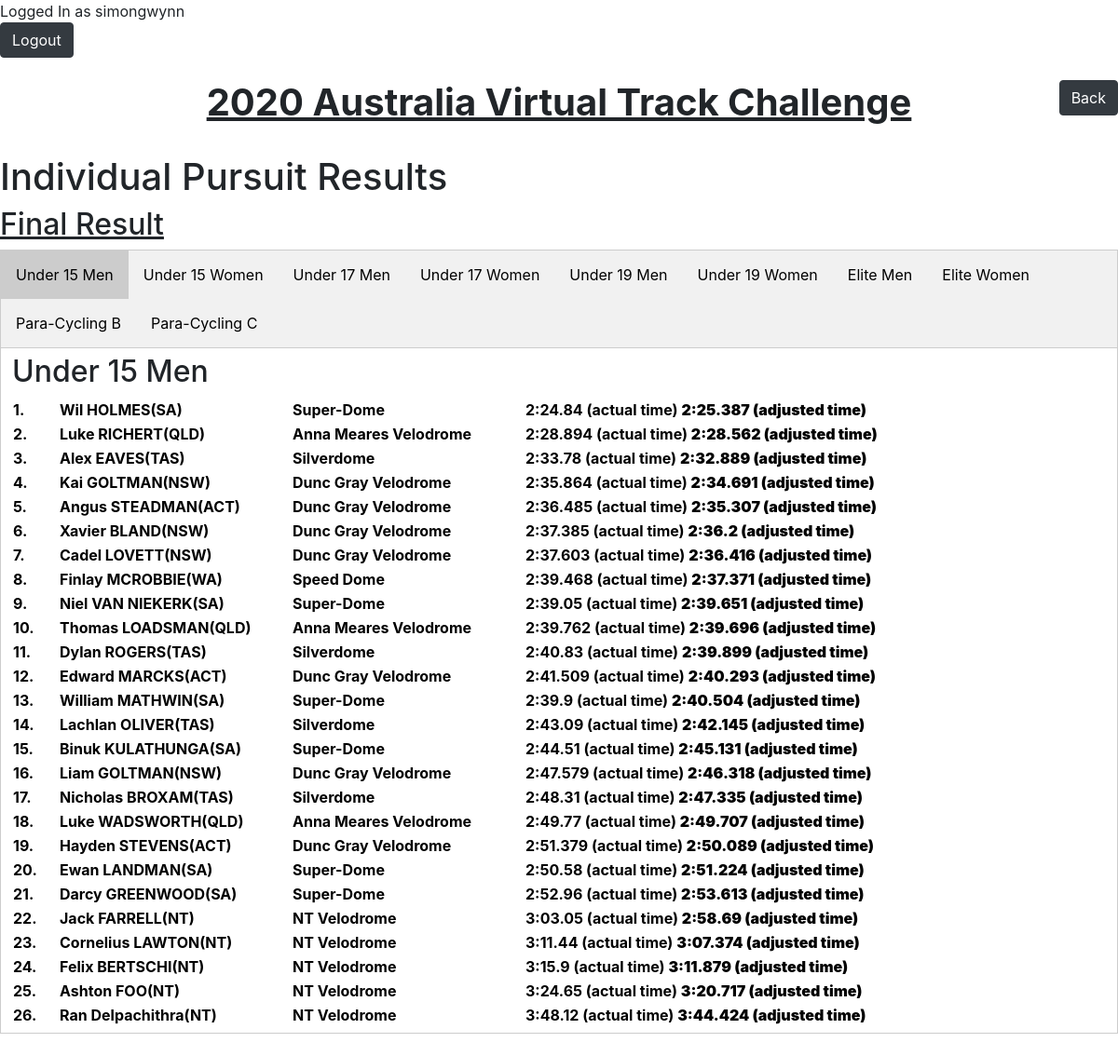
Screenshot of /1/results/ip/ (signed in) with the database file from the repository.
### web/models.py (models this page shows, shortened)
class Event(models.Model):
    name = models.CharField(null = True, max_length=100)
    date = models.DateField(null=True)
    finish = models.DateField(null=True)
    image = models.ImageField(upload_to='events/images/', null=True)
    National = 'Nat'
    NJTS = 'NJTS'
    event_option_choices = [
        (National, 'National'),
        (NJTS, 'NJTS')
    ]
    event_option = models.CharField(
        max_length=8,
        choices=event_option_choices,
        default=National
    )

class rider(models.Model):
    number = models.IntegerField()
    name = models.CharField(max_length=50)
    representing = models.CharField(max_length=100, blank=True)
    Individual = 'Ind'
    Team = 'Team'
    team_option_choices = [
        (Individual, 'Individual'),
        (Team, 'Team')
    ]
    team_option = models.CharField(
        max_length=4,
        choices=team_option_choices,
        default=Individual
    )
    ACT = 'ACT'
    NSW = 'NSW'
    NT = 'NT'
    QLD = 'QLD'
    SA = 'SA'
    TAS = 'TAS'
    VIC = 'VIC'
    WA = 'WA'
    state_option_choices = [
        (ACT, 'ACT'),
        (NSW, 'NSW'),
        (NT, 'NT'),
        (QLD, 'QLD'),
        (SA, 'SA'),
        (TAS, 'TAS'),
        (VIC, 'VIC'),
        (WA, 'WA'),
    ]
    state = models.CharField(
        max_length=3,
        choices=state_option_choices,
        default=NSW
    )
    velo1 = 'Dunc Gray Velodrome'
    velo2 = 'NT Velodrome'
    velo3 = 'Anna Meares Velodrome'
    velo4 = 'Super-Dome'
    velo5 = 'Silverdome'
    velo6 = 'DISC'
    velo7 = 'Speed Dome'
    velo_option_choices = [
        (velo1, 'Dunc Gray Velodrome'),
        (velo2, 'NT Velodrome'),
        (velo3, 'Anna Meares Velodrome'),
        (velo4, 'Super-Dome'),
        (velo5, 'Silverdome'),
        (velo6, 'DISC'),
        (velo7, 'Speed Dome'),
    ]
    velodrome = models.CharField(
        max_length=50,
         choices=velo_option_choices,
        default=velo1
    )
    team_member1 = models.CharField(max_length=50, blank=True)
    team_member2 = models.CharField(max_length=50, blank=True)
    team_member3 = models.CharField(max_length=50, blank=True)
    team_member4 = models.CharField(max_length=50, blank=True)
    jm15 = 'JM15'
    jw15 = 'JW15'
    jm17 = 'JM17'
    jw17 = 'JW17'
    jm19 = 'JM19'
    jw19 = 'JW19'
    elitem = 'ELITEM'
    elitew = 'ELITEW'
    parab = "Para-B"
    parac = "Para-C"
    age_option_choices = [
        (jm15, 'JM15'),
        (jw15, 'JW15'),
        (jm17, 'JM17'),
        (jw17, 'JW17'),
        (jm19, 'JM19'),
        (jw19, 'JW19'),
        (elitem, 'ELITEM'),
        (elitew, 'ELITEW'),
        (parab, 'PARA-B'),
        (parac, 'PARA-C'),
    ]
    agegroup = models.CharField(
        max_length=6,
        choices=age_option_choices,
        default=jm15
    )
    ip_time = models.CharField(max_length=2,null=True, blank=True)
    ip_time_second = models.CharField(max_length=6,null=True, blank=True)
    ip_time_total = models.FloatField(max_length=8,null=True, blank=True)
    ip_adjusted_time = models.CharField(max_length=8,null=True, blank=True)
    ip_adjusted_second = models.CharField(max_length=8,null=True, blank=True)
    ip_time_total_adjusted = models.FloatField(max_length=8,null=True, blank=True)
    ip_temp = models.FloatField(null=True, blank=True)
    ip_bp = models.FloatField(null=True, blank=True)
    ip_humdity = models.FloatField(null=True, blank=True)
    tt200_time = models.FloatField(max_length=10,null=True, blank=True)
    tt200_adjusted_time = models.FloatField(max_length=10,null=True, blank=True)
    tt200_temp = models.FloatField(null=True, blank=True)
    tt200_bp = models.FloatField(null=True, blank=True)
    tt200_humdity = models.FloatField(null=True, blank=True)
    ts_time = models.FloatField(max_length=10,null=True, blank=True)
    ts_adjusted_time = models.FloatField(max_length=10,null=True, blank=True)
    ts_temp = models.FloatField(null=True, blank=True)
    ts_bp = models.FloatField(null=True, blank=True)
    ts_humdity = models.FloatField(null=True, blank=True)
    ts_ineligable = models.BooleanField(default=False)
    tp_time = models.CharField(max_length=10,null=True, blank=True)
    tp_temp = models.CharField(max_length=10,null=True, blank=True)
    tp_time_second = models.CharField(max_length=6,null=True, blank=True)
    tp_time_total = models.FloatField(max_length=8, null=True, blank=True)
    tp_adjusted_time = models.CharField(max_length=8,null=True, blank=True)
    tp_adjusted_second = models.CharField(max_length=8,null=True, blank=True)
    tp_time_total_adjusted = models.FloatField(max_length=8,null=True, blank=True)
    tp_bp = models.FloatField(null=True, blank=True)
    tp_humdity = models.FloatField(null=True, blank=True)
    tp_ineligable = models.BooleanField(default=False)
    tt_time = models.CharField(max_length=2, null=True, blank=True)
    tt_time_second = models.CharField(max_length=6, null=True, blank=True)
    tt_time_total = models.FloatField(max_length=8, null=True, blank=True)
    tt_adjusted_time = models.CharField(max_length=8, null=True, blank=True)
    tt_adjusted_second = models.CharField(max_length=8, null=True, blank=True)
    tt_time_total_adjusted = models.FloatField(max_length=8, null=True, blank=True)
    tt_temp = models.FloatField(null=True, blank=True)
    tt_bp = models.FloatField(null=True, blank=True)
    tt_humdity = models.FloatField(null=True, blank=True)
    created = models.DateTimeField(auto_now_add=True, editable=False, null=False, blank=False)
    last_modified = models.DateTimeField(auto_now=True, editable=False, null=False, blank=False)
    user = models.ForeignKey(User,null=True, on_delete=models.CASCADE)
    event = models.ForeignKey(Event,null=True, on_delete=models.CASCADE, default=3)
    class Meta(object):
        ordering = ['-event','-id']

### web/views.py (the view)
# urls.py: path('<int:Event_id>/results/ip/', views.result_ip, name='result_ip'),
def result_ip(request, Event_id):
    events = get_object_or_404(Event, pk=Event_id)
    todaydate= date.today()
    finaldate = events.finish
    u15m = rider.objects.order_by('ip_time_total_adjusted').filter(event = events.id, ip_time_total__gt=0, agegroup='JM15')
    u15w = rider.objects.order_by('ip_time_total_adjusted').filter(event = events.id, ip_time_total__gt=0, agegroup='JW15')
    u17m = rider.objects.order_by('ip_time_total_adjusted').filter(event = events.id, ip_time_total__gt=0, agegroup='JM17')
    u17w = rider.objects.order_by('ip_time_total_adjusted').filter(event = events.id, ip_time_total__gt=0, agegroup='JW17')
    u19m = rider.objects.order_by('ip_time_total_adjusted').filter(event = events.id, ip_time_total__gt=0, agegroup='JM19')
    u19w = rider.objects.order_by('ip_time_total_adjusted').filter(event = events.id, ip_time_total__gt=0, agegroup='JW19')
    elitem = rider.objects.order_by('ip_time_total_adjusted').filter(event = events.id, ip_time_total__gt=0, agegroup='ELITEM')
    elitew = rider.objects.order_by('ip_time_total_adjusted').filter(event = events.id, ip_time_total__gt=0, agegroup='ELITEW')
    parab = rider.objects.order_by('ip_time_total_adjusted').filter(event = events.id, ip_time_total__gt=0, agegroup='Para-B')
    parac = rider.objects.order_by('ip_time_total_adjusted').filter(event = events.id, ip_time_total__gt=0, agegroup='Para-C')
    return render(request, 'web/result_ip.html',
                  {'jm15': u15m, 'jw15': u15w, 'jm17': u17m, 'jw17': u17w, 'jm19': u19m, 'jw19': u19w, 'elitem': elitem,
                   'elitew': elitew, 'parab': parab, 'parac': parac, 'timedate': todaydate,'finaldate': finaldate, 'event':events })

### web/templates/web/result_ip.html (shortened to what this page needs)
{% extends 'web/base.html'%}
{% block content %}
<a href="../"><button type="submit" class="btn btn-dark" style="position: absolute; right: 0;">Back</button></a>
<center>
    <h1><b><u>{{ event.name }}</u> </b></h1>
    </center>
<br>
<h1>Individual Pursuit Results</h1>
      {% if timedate <= finaldate %}
<h2><u>Provisional</u></h2>
    {% else %}
    <h2><u>Final Result</u></h2>
{% endif %}
<div class="tab">
  <button class="tablinks" onclick="openCity(event, 'U15M')" id="defaultOpen">Under 15 Men</button>
    <button class="tablinks" onclick="openCity(event, 'U15W')">Under 15 Women</button>
    <button class="tablinks" onclick="openCity(event, 'U17M')">Under 17 Men</button>
    <button class="tablinks" onclick="openCity(event, 'U17W')">Under 17 Women</button>
      {% if event.event_option == "Nat" %}
    <button class="tablinks" onclick="openCity(event, 'U19M')">Under 19 Men</button>
    <button class="tablinks" onclick="openCity(event, 'U19W')">Under 19 Women</button>
    <button class="tablinks" onclick="openCity(event, 'ELITEM')">Elite Men</button>
    <button class="tablinks" onclick="openCity(event, 'ELITEW')">Elite Women</button>
    <button class="tablinks" onclick="openCity(event, 'PARAB')">Para-Cycling B</button>
    <button class="tablinks" onclick="openCity(event, 'PARAC')">Para-Cycling C</button>
  {% endif %}
</div>
<div id="U15M" class="tabcontent">
<h2>Under 15 Men</h2>
  <table>
{% for result in jm15 %}
<tr style = "color:black">
  <th style="width:50px">{{ forloop.counter }}.</th>
<th style="width:250px">  <a style = "color:black" href="/{{ event.id }}/riders/{{ result.id }}">{{ result.name }}({{ result.state }})</a></th>
  <th style="width:250px">{{ result.velodrome }}</th>
  <th>{{ result.ip_time }}:{{ result.ip_time_second }} (actual time) <b>{{ result.ip_adjusted_time }}:{{ result.ip_adjusted_second }} (adjusted time)</b></th>
  </tr>
{% endfor %}
  </table>
</div>
{% endblock %}

### web/templates/web/base.html (shortened to what this page needs)
{% load static %}
<!doctype html>
<html lang="en">
<head>
<link rel="stylesheet" href={% static "web/custom.css" %}>
   <link rel="stylesheet" href="https://cdnjs.cloudflare.com>/ajax/libs/font-awesome/4.7.0/css/font-awesome.min.css">
  <link rel="stylesheet" href="https://stackpath.bootstrapcdn.com/bootstrap/4.4.1/css/bootstrap.min.css">
  <link rel="stylesheet" href="//code.jquery.com/ui/1.12.1/themes/base/jquery-ui.css">
</head>
<body>
{% if user.is_authenticated %}
Logged In as {{ user.username }}
<form action="{% url 'logoutuser' %}" method="POST">
    <button type="submit" class="btn btn-dark"> Logout</button>
</form>
{% else %}
 <a href="{% url 'loginuser' %}"><button type="submit" class="btn btn-dark" style="position: absolute; right: 0;">Login</button></a>
{% endif %}
<br>
{% block content %} {% endblock %}
<br>
</body>

### web/static/web/custom.css (style rules this page uses)
.tab { overflow: hidden; border: 1px solid #ccc; background-color: #f1f1f1; }
.tab button { background-color: inherit; float: left; border: none; outline: none; cursor: pointer; padding: 14px 16px; transition: 0.3s; }
.tab button.active { background-color: #ccc; }
.tabcontent { display: none; padding: 6px 12px; border: 1px solid #ccc; border-top: none; }

### rows the page displays
Event: name "2020 Australia Virtual Track Challenge"
rider: name "Wil HOLMES", state "SA", velodrome "Super-Dome", ip_time "2", ip_time_second "24.84", ip_adjusted_time "2", ip_adjusted_second "25.387"
rider: name "Luke RICHERT", state "QLD", velodrome "Anna Meares Velodrome", ip_time "2", ip_time_second "28.894", ip_adjusted_time "2", ip_adjusted_second "28.562"
rider: name "Alex EAVES", state "TAS", velodrome "Silverdome", ip_time "2", ip_time_second "33.78", ip_adjusted_time "2", ip_adjusted_second "32.889"
rider: name "Kai GOLTMAN", state "NSW", velodrome "Dunc Gray Velodrome", ip_time "2", ip_time_second "35.864", ip_adjusted_time "2", ip_adjusted_second "34.691"
rider: name "Angus STEADMAN", state "ACT", velodrome "Dunc Gray Velodrome", ip_time "2", ip_time_second "36.485", ip_adjusted_time "2", ip_adjusted_second "35.307"
rider: name "Xavier BLAND", state "NSW", velodrome "Dunc Gray Velodrome", ip_time "2", ip_time_second "37.385", ip_adjusted_time "2", ip_adjusted_second "36.2"
rider: name "Cadel LOVETT", state "NSW", velodrome "Dunc Gray Velodrome", ip_time "2", ip_time_second "37.603", ip_adjusted_time "2", ip_adjusted_second "36.416"
rider: name "Finlay MCROBBIE", state "WA", velodrome "Speed Dome", ip_time "2", ip_time_second "39.468", ip_adjusted_time "2", ip_adjusted_second "37.371"
rider: name "Niel VAN NIEKERK", state "SA", velodrome "Super-Dome", ip_time "2", ip_time_second "39.05", ip_adjusted_time "2", ip_adjusted_second "39.651"
rider: name "Thomas LOADSMAN", state "QLD", velodrome "Anna Meares Velodrome", ip_time "2", ip_time_second "39.762", ip_adjusted_time "2", ip_adjusted_second "39.696"
rider: name "Dylan ROGERS", state "TAS", velodrome "Silverdome", ip_time "2", ip_time_second "40.83", ip_adjusted_time "2", ip_adjusted_second "39.899"
rider: name "Edward MARCKS", state "ACT", velodrome "Dunc Gray Velodrome", ip_time "2", ip_time_second "41.509", ip_adjusted_time "2", ip_adjusted_second "40.293"
rider: name "William MATHWIN", state "SA", velodrome "Super-Dome", ip_time "2", ip_time_second "39.9", ip_adjusted_time "2", ip_adjusted_second "40.504"
rider: name "Lachlan OLIVER", state "TAS", velodrome "Silverdome", ip_time "2", ip_time_second "43.09", ip_adjusted_time "2", ip_adjusted_second "42.145"
rider: name "Binuk KULATHUNGA", state "SA", velodrome "Super-Dome", ip_time "2", ip_time_second "44.51", ip_adjusted_time "2", ip_adjusted_second "45.131"
rider: name "Liam GOLTMAN", state "NSW", velodrome "Dunc Gray Velodrome", ip_time "2", ip_time_second "47.579", ip_adjusted_time "2", ip_adjusted_second "46.318"
rider: name "Nicholas BROXAM", state "TAS", velodrome "Silverdome", ip_time "2", ip_time_second "48.31", ip_adjusted_time "2", ip_adjusted_second "47.335"
rider: name "Luke WADSWORTH", state "QLD", velodrome "Anna Meares Velodrome", ip_time "2", ip_time_second "49.77", ip_adjusted_time "2", ip_adjusted_second "49.707"
rider: name "Hayden STEVENS", state "ACT", velodrome "Dunc Gray Velodrome", ip_time "2", ip_time_second "51.379", ip_adjusted_time "2", ip_adjusted_second "50.089"
rider: name "Ewan LANDMAN", state "SA", velodrome "Super-Dome", ip_time "2", ip_time_second "50.58", ip_adjusted_time "2", ip_adjusted_second "51.224"
rider: name "Darcy GREENWOOD", state "SA", velodrome "Super-Dome", ip_time "2", ip_time_second "52.96", ip_adjusted_time "2", ip_adjusted_second "53.613"
rider: name "Jack FARRELL", state "NT", velodrome "NT Velodrome", ip_time "3", ip_time_second "03.05", ip_adjusted_time "2", ip_adjusted_second "58.69"
rider: name "Cornelius LAWTON", state "NT", velodrome "NT Velodrome", ip_time "3", ip_time_second "11.44", ip_adjusted_time "3", ip_adjusted_second "07.374"
rider: name "Felix BERTSCHI", state "NT", velodrome "NT Velodrome", ip_time "3", ip_time_second "15.9", ip_adjusted_time "3", ip_adjusted_second "11.879"
rider: name "Ashton FOO", state "NT", velodrome "NT Velodrome", ip_time "3", ip_time_second "24.65", ip_adjusted_time "3", ip_adjusted_second "20.717"
rider: name "Ran Delpachithra", state "NT", velodrome "NT Velodrome", ip_time "3", ip_time_second "48.12", ip_adjusted_time "3", ip_adjusted_second "44.424"

### other values shown
{{ user.username }} "simongwynn"
